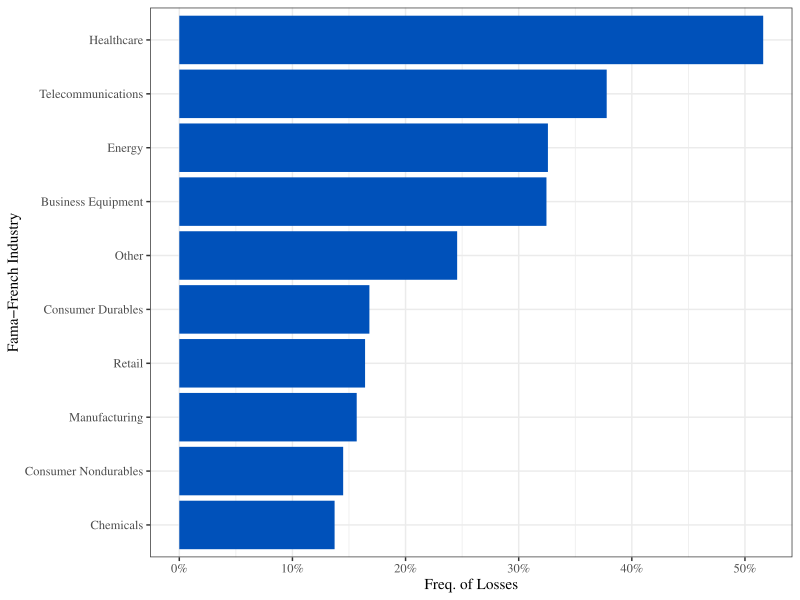

The R source for this figure:
# generate_figure.R

# Load Libraries
library(modelsummary)
library(kableExtra)
library(formattable)
library(lubridate)
library(glue)
library(haven)
library(fixest)
library(forcats)
library(tidyverse)

# Load helper scripts (if needed)
source("-Global-Parameters.R")
source("utils.R")

# Read in the data
data_path <- "C:/Users/k021s566/Desktop/Eric/ACCT 995/Git/abr_project/abr"
regdata <- read_dta(glue("{data_path}/regdata-R.dta"))

# Generate the figure
fig <- regdata |> 
  group_by(FF12) |> 
  summarize(pct_loss = sum(loss, na.rm = TRUE) / n()) |> 
  mutate(FF12 = forcats::fct_reorder(factor(FF12), pct_loss)) |> 
  ggplot(aes(x = FF12, y = pct_loss)) + 
  geom_col(fill = "#0051ba") +
  scale_y_continuous(name = "Freq. of Losses", labels = scales::percent) +
  scale_x_discrete(name = "Fama-French Industry") +
  coord_flip() +
  theme_bw(base_family = "serif")
# Display the figure in R
print(fig)
